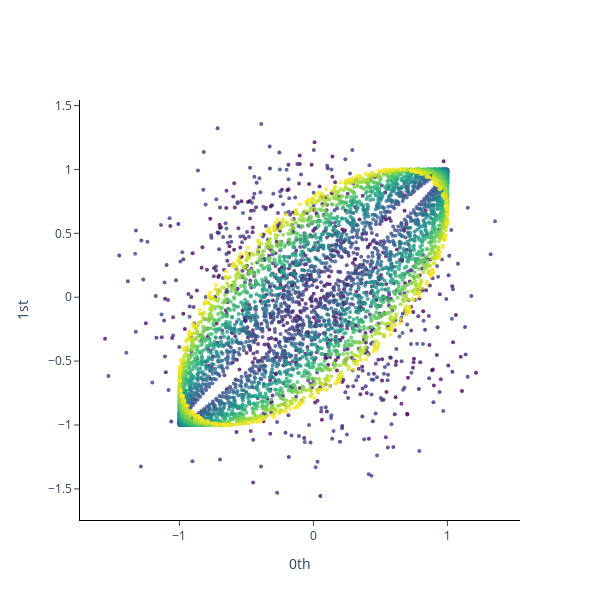

Notebook code cell kept with this figure:
### Code cell
plot_point_cloud(embedded_noise)

### Figure 1 — Plotly figure (JSON) as saved in the notebook; plotly's stock layout.template omitted (floating-point values rounded to 4 significant figures; data arrays with more than 128 entries replaced by an {"elided": "..."} marker saying what was removed)
{"data": [{"marker": {"color": {"elided": "5318 int values"}, "colorscale": [[0, "#440154"], [0.1111, "#482878"], [0.2222, "#3e4989"], [0.3333, "#31688e"], [0.4444, "#26828e"], [0.5556, "#1f9e89"], [0.6667, "#35b779"], [0.7778, "#6ece58"], [0.8889, "#b5de2b"], [1, "#fde725"]], "opacity": 0.8, "size": 4}, "mode": "markers", "type": "scatter", "x": {"elided": "5318 float values"}, "y": {"elided": "5318 float values"}}], "layout": {"height": 600, "plot_bgcolor": "white", "width": 600, "xaxis": {"anchor": "x", "exponentformat": "e", "linecolor": "black", "linewidth": 1, "mirror": false, "showexponent": "all", "showline": true, "side": "bottom", "ticks": "outside", "title": {"text": "0th"}, "type": "linear", "zeroline": true}, "yaxis": {"anchor": "y", "exponentformat": "e", "linecolor": "black", "linewidth": 1, "mirror": false, "showexponent": "all", "showline": true, "side": "left", "ticks": "outside", "title": {"text": "1st"}, "type": "linear", "zeroline": true}}}
